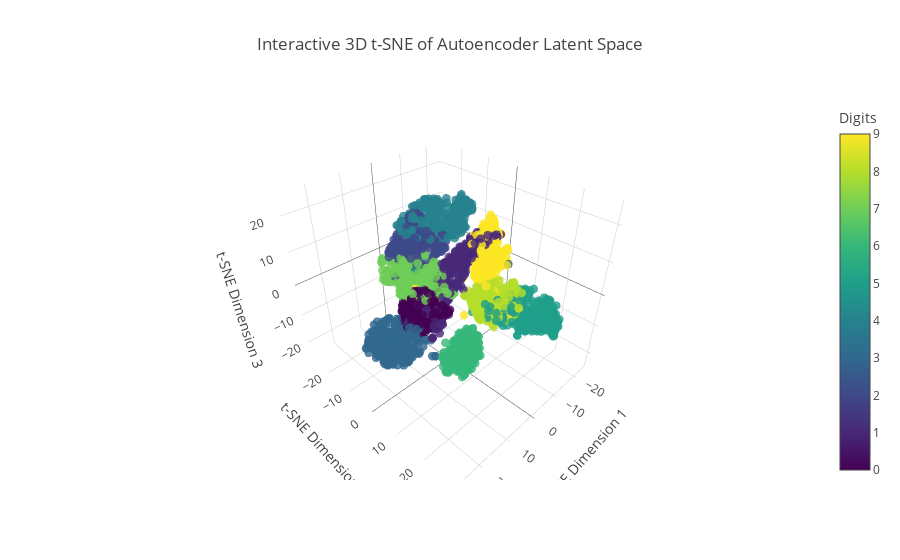

The notebook cell saved with this chart:
### Code cell
import numpy as np

import plotly.graph_objs as go



# Limit the number of points to reduce plot size

sample_size = 3000  # Reduce this number as needed

indices = np.random.choice(len(latent_vectors), size=sample_size, replace=False)



# Subsample the latent vectors and labels

latent_tsne_sampled = latent_tsne_3d[indices]

labels_sampled = np.array(labels)[indices]



# Create a scatter plot in Plotly

trace = go.Scatter3d(

    x=latent_tsne_sampled[:, 0], 

    y=latent_tsne_sampled[:, 1], 

    z=latent_tsne_sampled[:, 2],

    mode='markers',

    marker=dict(

        size=3,                      # Reduce marker size to save space

        color=labels_sampled,         # Set color to the digit labels

        colorscale='viridis',        # Use a simple colorscale

        opacity=0.8,

        colorbar=dict(title="Digits")

    ),

    text=[f"Digit: {label}" for label in labels_sampled],  # Hover info

)



# Create layout

layout = go.Layout(

    title="Interactive 3D t-SNE of Autoencoder Latent Space",

    scene=dict(

        xaxis_title='t-SNE Dimension 1',

        yaxis_title='t-SNE Dimension 2',

        zaxis_title='t-SNE Dimension 3'

    ),

    autosize=True

)



# Create figure and plot

fig = go.Figure(data=[trace], layout=layout)

fig.write_html("tsne_3d_plot.html")

pio.show(fig)

### Figure 1 — Plotly figure (JSON) as saved in the notebook; plotly's stock layout.template omitted (floating-point values rounded to 4 significant figures; data arrays with more than 128 entries replaced by an {"elided": "..."} marker saying what was removed)
{"data": [{"marker": {"color": {"elided": "3000 int values"}, "colorbar": {"title": {"text": "Digits"}}, "colorscale": [[0, "#440154"], [0.1111, "#482878"], [0.2222, "#3e4989"], [0.3333, "#31688e"], [0.4444, "#26828e"], [0.5556, "#1f9e89"], [0.6667, "#35b779"], [0.7778, "#6ece58"], [0.8889, "#b5de2b"], [1, "#fde725"]], "opacity": 0.8, "size": 3}, "mode": "markers", "text": {"elided": "3000 str values"}, "type": "scatter3d", "x": {"elided": "3000 float values"}, "y": {"elided": "3000 float values"}, "z": {"elided": "3000 float values"}}], "layout": {"autosize": true, "scene": {"xaxis": {"title": {"text": "t-SNE Dimension 1"}}, "yaxis": {"title": {"text": "t-SNE Dimension 2"}}, "zaxis": {"title": {"text": "t-SNE Dimension 3"}}}, "title": {"text": "Interactive 3D t-SNE of Autoencoder Latent Space"}}}
